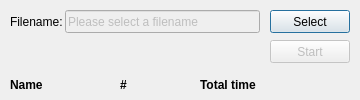
<?xml version="1.0" encoding="UTF-8"?>
<ui version="4.0">
 <class>PanelStoreToRAM</class>
 <widget class="QDialog" name="PanelStoreToRAM">
  <property name="geometry">
   <rect>
    <x>0</x>
    <y>0</y>
    <width>360</width>
    <height>100</height>
   </rect>
  </property>
  <property name="windowTitle">
   <string>Store to RAM</string>
  </property>
  <widget class="QPushButton" name="pushButton_select">
   <property name="geometry">
    <rect>
     <x>270</x>
     <y>10</y>
     <width>80</width>
     <height>23</height>
    </rect>
   </property>
   <property name="text">
    <string>Select</string>
   </property>
  </widget>
  <widget class="QLabel" name="label_filename">
   <property name="geometry">
    <rect>
     <x>10</x>
     <y>10</y>
     <width>60</width>
     <height>23</height>
    </rect>
   </property>
   <property name="font">
    <font>
     <weight>50</weight>
     <bold>false</bold>
    </font>
   </property>
   <property name="text">
    <string>Filename:</string>
   </property>
  </widget>
  <widget class="QLineEdit" name="lineEdit_path">
   <property name="enabled">
    <bool>false</bool>
   </property>
   <property name="geometry">
    <rect>
     <x>65</x>
     <y>10</y>
     <width>195</width>
     <height>23</height>
    </rect>
   </property>
   <property name="text">
    <string>Please select a filename</string>
   </property>
  </widget>
  <widget class="QPushButton" name="pushButton_start">
   <property name="enabled">
    <bool>false</bool>
   </property>
   <property name="geometry">
    <rect>
     <x>270</x>
     <y>40</y>
     <width>80</width>
     <height>23</height>
    </rect>
   </property>
   <property name="text">
    <string>Start</string>
   </property>
  </widget>
  <widget class="QLabel" name="label_name">
   <property name="geometry">
    <rect>
     <x>10</x>
     <y>75</y>
     <width>60</width>
     <height>20</height>
    </rect>
   </property>
   <property name="font">
    <font>
     <weight>75</weight>
     <bold>true</bold>
    </font>
   </property>
   <property name="text">
    <string>Name</string>
   </property>
  </widget>
  <widget class="QLabel" name="label_number">
   <property name="geometry">
    <rect>
     <x>120</x>
     <y>75</y>
     <width>20</width>
     <height>20</height>
    </rect>
   </property>
   <property name="font">
    <font>
     <weight>75</weight>
     <bold>true</bold>
    </font>
   </property>
   <property name="text">
    <string>#</string>
   </property>
  </widget>
  <widget class="QLabel" name="label_totalTime">
   <property name="geometry">
    <rect>
     <x>200</x>
     <y>75</y>
     <width>290</width>
     <height>20</height>
    </rect>
   </property>
   <property name="font">
    <font>
     <weight>75</weight>
     <bold>true</bold>
    </font>
   </property>
   <property name="text">
    <string>Total time</string>
   </property>
  </widget>
 </widget>
 <resources/>
 <connections/>
</ui>
